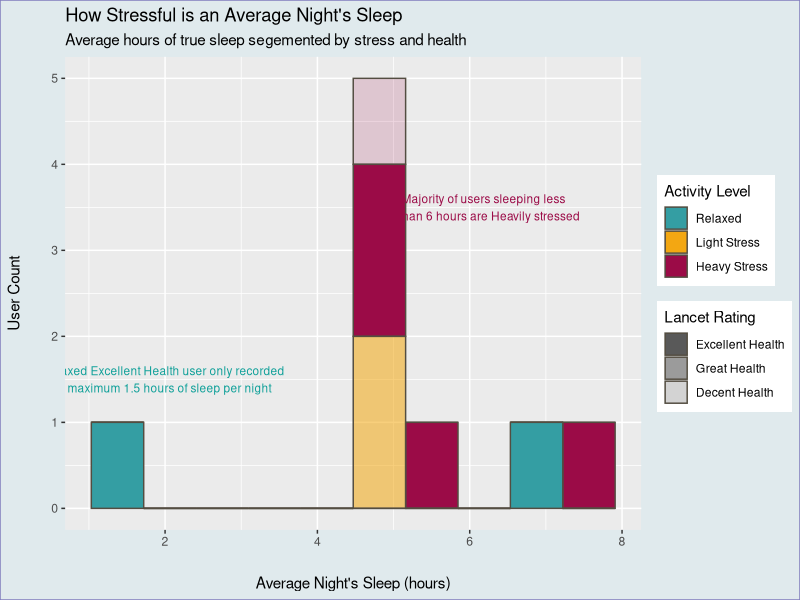

The R source for this figure:
# Install necessary packages
install.packages("ggplot2")
install.packages("readr")
install.packages("tidyverse")
library("readr")
library("ggplot2")
library("tidyverse")



# Boot up our SQL tables
sleep_stress <- readr::read_csv('heartrate_sleep_stress.csv')
user_activity<- readr::read_csv('user_activity_summary.csv')
  

sleep_stress_activity <- sleep_stress %>% 
  
# Join the 2 tables prioritizing 9 users found in stress table
  left_join(user_activity, by = c('user_id' = 'Id')) %>%
  # Use vector at 'by' section when 
  # matching data is named differently
  
# Set up case for new stress labels
  mutate(stress_level = case_when(
    light_stress_count > 0 & heavy_stress_count == 0 ~ 'Light Stress',
    heavy_stress_count > 0 & light_stress_count == 0 ~ 'Heavy Stress',
    heavy_stress_count > 0 & light_stress_count > 0 ~ 'Heavy Stress',
    heavy_stress_count > 0 ~ 'Heavy Stress',
    TRUE ~ 'Relaxed'
  )) %>% 
  
  # Ensures we are grouping the new table by the 23 users with sleep data
  group_by(user_id)
    



# Create histogram showing how many active days per week vs. activity level
ggplot(data = sleep_stress_activity)+
  geom_histogram(mapping = aes(x = avg_nightly_sleep_hours,
                               fill = stress_level,
                               alpha = lancet_rating),
                 bins = 10,
                 color = '#534D41')+
  
  
# Order and label Stress Levels legend, then add fill colors
  scale_fill_manual(
    name = 'Activity Level',
    # Add breaks to ensure order does not get randomly alphabetized    
    breaks = c('Relaxed', 'Light Stress', 'Heavy Stress'),
    values = c('Relaxed' = '#349EA3',
               'Light Stress' = '#F3A712',
               'Heavy Stress' = '#9B0B47'),
    guide = guide_legend(order = 1)
  )+
  
  
# Order and label Stress Levels legend, then add colors
  scale_alpha_manual(
    name = 'Lancet Rating',
    # Add breaks to ensure order does not get randomly alphabetized
    breaks = c('Excellent Health',
               'Great Health',
               'Decent Health'),
    values = c('Excellent Health' = 1.0,
               'Great Health' = 0.55,
               'Decent Health' = 0.16),
    drop = FALSE,
    guide = guide_legend(order = 2)
  )+
  
  
  # Add space for the axis titles
  theme(
    axis.title.y = element_text(
      margin = margin(t = 0, r = 20, b = 0, l = 0)),
    axis.title.x = element_text(
      margin = margin(t = 20, r = 0, b = 0, l = 0)),
    # Add color to outside of the grid
    plot.background = element_rect(
      color = '#7D7ABC', fill = '#E0EAED'),
  )+
  
  
# Add labels for Viz Title and Axis Titles
  labs(
    title = 'How Stressful is an Average Night\'s Sleep', 
    subtitle = 'Average hours of true sleep segemented by stress and health',
    x = 'Average Night\'s Sleep (hours)',
    y = 'User Count'
  )+
  
# Make comments around interesting plot points
  annotate('text', x = 6.2, y = 3.5,
   label = 'Majority of users sleeping less 
   than 6 hours are Heavily stressed',
   fontface = 'plain', size = 3, color = '#9B0B47')+
  
  annotate('text', x = 2, y = 1.5, 
   label = 'Relaxed Excellent Health user only recorded 
   maximum 1.5 hours of sleep per night',
   fontface = 'plain', size = 3, color = '#10A099')


